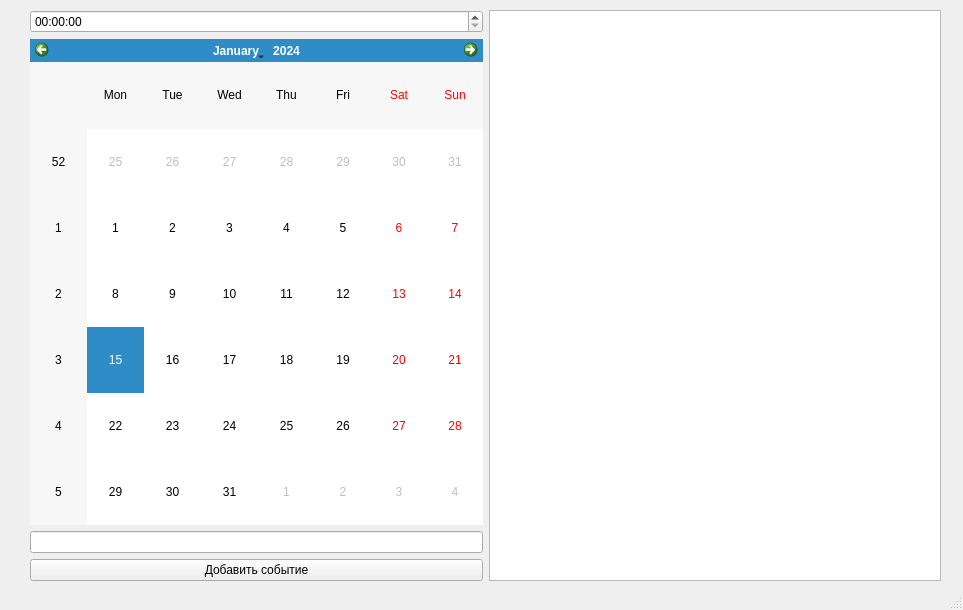
<?xml version="1.0" encoding="UTF-8"?>
<ui version="4.0">
 <class>MainWindow</class>
 <widget class="QMainWindow" name="MainWindow">
  <property name="geometry">
   <rect>
    <x>0</x>
    <y>0</y>
    <width>963</width>
    <height>610</height>
   </rect>
  </property>
  <property name="windowTitle">
   <string>Минипланировщик</string>
  </property>
  <widget class="QWidget" name="centralwidget">
   <widget class="QWidget" name="horizontalLayoutWidget">
    <property name="geometry">
     <rect>
      <x>30</x>
      <y>10</y>
      <width>911</width>
      <height>571</height>
     </rect>
    </property>
    <layout class="QHBoxLayout" name="horizontalLayout">
     <item>
      <layout class="QVBoxLayout" name="verticalLayout">
       <item>
        <widget class="QTimeEdit" name="timeEdit"/>
       </item>
       <item>
        <widget class="QCalendarWidget" name="calendarWidget"/>
       </item>
       <item>
        <widget class="QLineEdit" name="lineEdit">
         <property name="text">
          <string/>
         </property>
        </widget>
       </item>
       <item>
        <widget class="QPushButton" name="pushButton">
         <property name="text">
          <string>Добавить событие</string>
         </property>
        </widget>
       </item>
      </layout>
     </item>
     <item>
      <widget class="QTextBrowser" name="textBrowser"/>
     </item>
    </layout>
   </widget>
  </widget>
  <widget class="QStatusBar" name="statusbar"/>
 </widget>
 <resources/>
 <connections/>
</ui>
